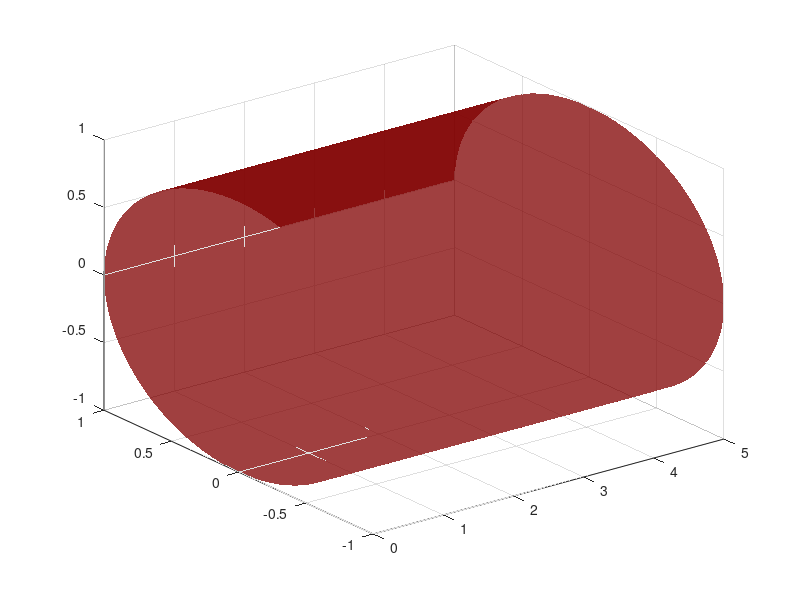

The MATLAB source for this figure:
%{
Rotate a cylinder by angle a
RotX=[1 0 0;0 cos(a) -sin(a);0 sin(a) cos(a)]
RotY=[cos(a) 0 sin(a);0 1 0;-sin(a) 0 cos(a)]
RotZ=[cos(a) -sin(a) 0;sin(a) cos(a) 0;0 0 1]
%}

%{
Waved cylinder 
t = 0:pi/10:2*pi;
figure
[X,Y,Z] = cylinder(2+cos(t));
surf(X,Y,Z)
%}

%{
%make a cylinder height 5 radius 1
[x,y,z]=cylinder(1,100);
z(2,:)=5;
%in z direction
%surf(x,y,z)
%in x direction
surf(z,x,y)
%}

r_1 = 1;
r_2 = 1.2;
segments = 100;
[x1,y1,z1]=cylinder(r_1, segments);
[x2,y2,z2]=cylinder(r_2, segments);
z1(2,:)=5;
z2(2,:)=3;
set(surf(z1,x1,y1,'FaceColor', [0.5,0,0]),'FaceAlpha',0.75,'edgealpha', 0)
%to plot outter surface of vessel
%hold on
%set(surf(z2,x2,y2,'FaceColor', [0.5,0,0]),'FaceAlpha',0.35,'edgealpha', 0)


